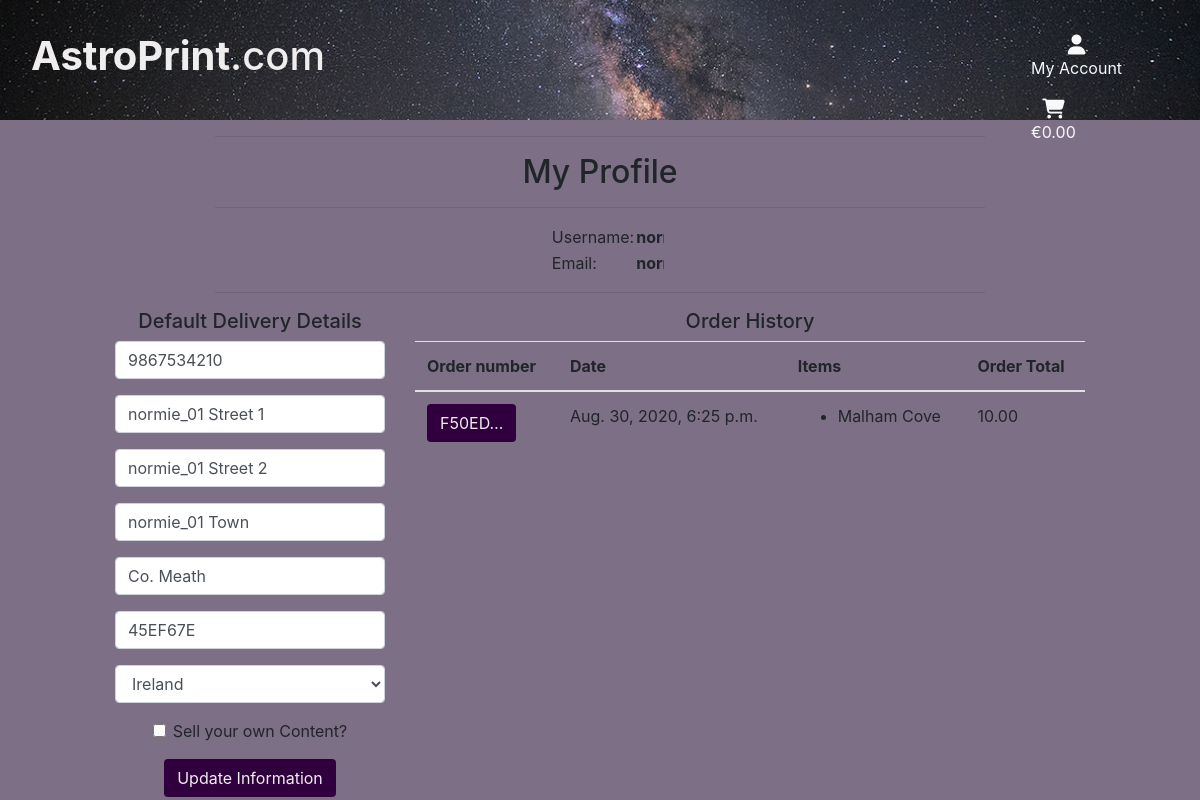
The page /profile/ (signed in) on the database as committed earlier.
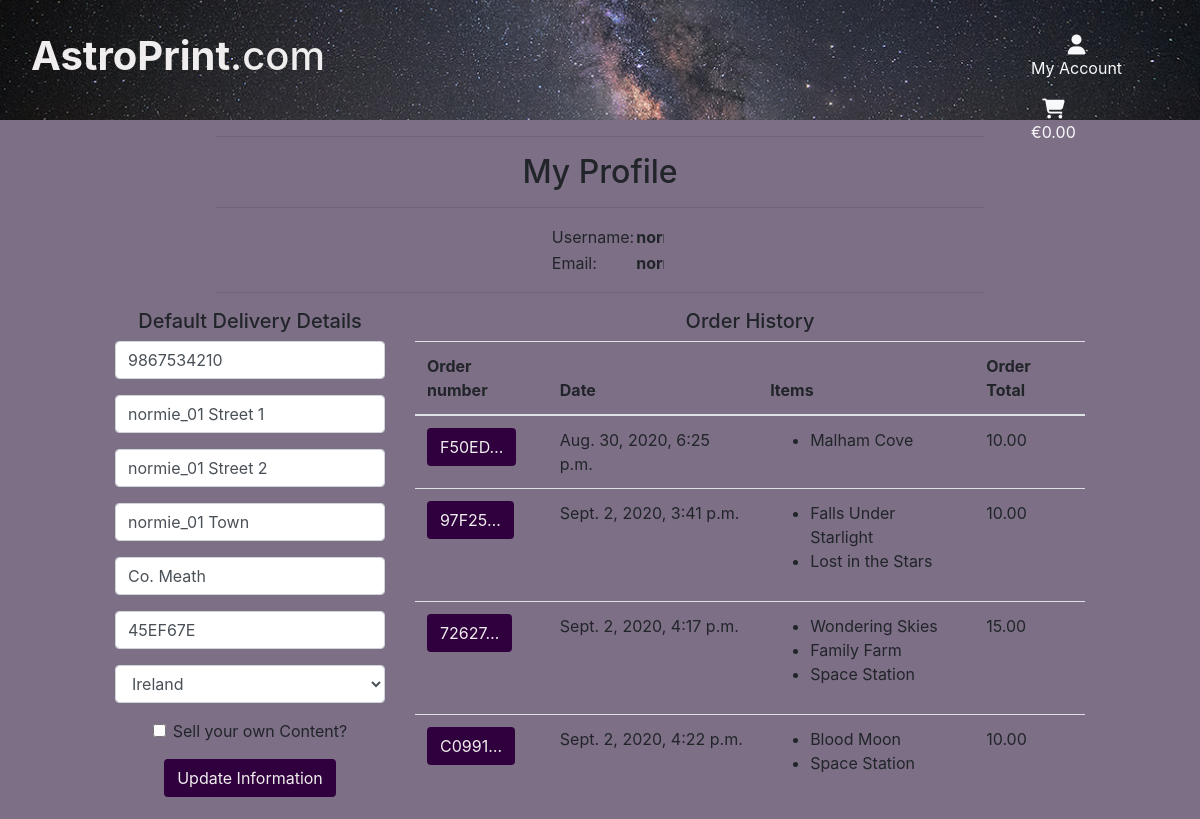
The same page on the database as committed later.
### checkout/models.py (models this page shows, shortened)
class Order(models.Model):
    order_number = models.CharField(max_length=32, null=False, blank=False)
    user_profile = models.ForeignKey(
        UserProfile, on_delete=models.SET_NULL, null=True, blank=True,
        related_name='orders')
    full_name = models.CharField(max_length=50, null=False, blank=False)
    email = models.CharField(max_length=254, null=False, blank=False)
    phone_no = models.CharField(max_length=20, null=False, blank=False)
    street1 = models.CharField(max_length=100, null=False, blank=False)
    street2 = models.CharField(max_length=100, null=True, blank=True)
    town_city = models.CharField(max_length=30, null=False, blank=False)
    county = models.CharField(max_length=30, null=True, blank=True)
    post_code = models.CharField(max_length=8, null=True, blank=True)
    country = CountryField(blank_label='Country', null=False, blank=False)
    date = models.DateTimeField(auto_now_add=True)
    order_total = models.DecimalField(
        max_digits=10, decimal_places=2, null=False, default=0)
    total = models.DecimalField(
        max_digits=10, decimal_places=2, null=False, default=0)
    original_bag = models.TextField(
        null=False, blank=False, default='')
    stripe_pid = models.CharField(
        max_length=254, null=False, blank=False, default='')

class OrderItem(models.Model):
    order = models.ForeignKey(
        Order, null=False, blank=False, on_delete=models.CASCADE,
        related_name='orderitems')
    image = models.ForeignKey(
        Image, null=False, blank=False, on_delete=models.CASCADE)
    quantity = models.IntegerField(null=False, blank=False, default=0)
    orderitem_total = models.DecimalField(
        max_digits=6, decimal_places=2, null=False, blank=False,
        editable=False)
    rating = models.IntegerField(default=0)
    comment = models.TextField(
        null=True, blank=True, max_length=256)
    feedback = models.BooleanField(default=False)

### images/models.py (models this page shows, shortened)
class Image(models.Model):
    prev_img = models.ImageField(verbose_name='', upload_to='user_images/')
    tmnl_img = models.ImageField(verbose_name='', upload_to='user_images/')
    img_title = models.CharField(max_length=75, null=False, blank=False)
    img_taken = models.DateField(null=True, blank=True)
    base_price = models.DecimalField(max_digits=6, decimal_places=2)
    user_id = models.ForeignKey(User, to_field='id', on_delete=models.CASCADE)
    img_status = models.BooleanField(default=False)
    vol_sold = models.IntegerField(default=0)
    img_rating = models.IntegerField(null=False, blank=False, default=0)
    img_data_id = models.ForeignKey(
        'Image_Data', to_field='id', on_delete=models.SET_NULL,
        null=True, blank=True
    )
    date_added = models.DateTimeField(auto_now_add=True)
    last_updated = models.DateTimeField(auto_now=True)

### user_profile/views.py (the view)
# urls.py: path('profile/', include('user_profile.urls')),
@login_required
def profile(request):
    profile = get_object_or_404(UserProfile, user=request.user)
    if request.method == 'POST':
        form = UserProfileForm(request.POST, instance=profile)
        if form.is_valid():
            form.save()
            messages.success(request, 'Profile updated successfully.')
        else:
            messages.error(
                request, 'Update failed. Please enter all required details.'
            )
    else:
        form = UserProfileForm(instance=profile)
    orders = profile.orders.all()
    seller = profile.seller
    template = 'user_profile/profile.html'
    context = {
        'form': form,
        'orders': orders,
        'seller': seller,
        'on_profile_page': True,
    }
    return render(request, template, context)

### user_profile/forms.py
class UserProfileForm(forms.ModelForm):
    class Meta:
        model = UserProfile
        exclude = ('user',)
    def __init__(self, *args, **kwargs):
        super().__init__(*args, **kwargs)
        placeholders = {
            'default_phone_no': 'Phone No.',
            'default_street1': 'Street Address 1',
            'default_street2': 'Street Address 2',
            'default_town_city': 'Town or City',
            'default_county': 'County',
            'default_post_code': 'Post Code',
            'seller': 'Sell your own Content?'
        }
        self.fields['default_phone_no'].widget.attrs['autofocus'] = True
        for field in self.fields:
            if field != 'default_country' and field != 'seller':
                if self.fields[field].required:
                    placeholder = f'{placeholders[field]} *'
                else:
                    placeholder = placeholders[field]
                self.fields[field].widget.attrs['placeholder'] = placeholder
            self.fields[field].widget.attrs['class'] = ''
            self.fields[field].label = False
            if field == 'seller':
                self.fields[field].label = placeholders[field]

### user_profile/templates/user_profile/profile.html (shortened to what this page needs)
{% extends 'base.html' %}
{% load static %}
{% block content %}
    <div class="container-fluid">
        <div class="row">
            <div class="col-12 col-lg-8 offset-lg-2 text-center">
                <hr>
                <h2 class="text-header">My Profile</h2>
                <hr>
                <table class="mb-2 col-12 col-lg-2 offset-lg-5 table-borderless table-responsive text-left">
                    <tr>
                        <td>Username: </td>
                        <th> {{ user }}</th>
                    </tr>
                    <tr>
                        <td>Email: </td>
                        <th>{{ user.email }}</th>
                    </tr>
                </table>
                <hr>
            </div>
        </div>
        <div class="row">
            <div class="col-12 col-lg-3 offset-lg-1 text-center">
                <h5 class="text-header">Default Delivery Details</h5>
                <form class="" action="{% url 'profile' %}" method="POST" id="">
                    {{ form|crispy }}
                    <button class="btn btn-site">Update Information</button>
                </form>
            </div>
            <div class="col-12 col-lg-7">
                <h5 class="text-center text-header">Order History</h5>
                <table class="table">
                    <thead>
                        <tr>
                            <th>Order number</th>
                            <th>Date</th>
                            <th>Items</th>
                            <th>Order Total</th>
                        </tr>
                    </thead>
                    <tbody>
                        {% for order in orders %}
                            <tr>
                                <td>
                                    <a href="{% url 'order_history' order.order_number %}"
                                     title="{{ order.order_number }}" class="btn btn-site" >
                                        {{ order.order_number|truncatechars:6 }}
                                     </a>
                                </td>
                                <td>{{ order.date }}</td>
                                <td>
                                    <ul>
                                        {% for item in order.orderitems.all %}
                                            <li>{{ item.image.img_title }}</li>
                                        {% endfor %}
                                    </ul>
                                </td>
                                <td>{{ order.order_total }}</td>
                            </tr>
                        {% endfor %}
                    </tbody>
                </table>
            </div>
        </div>
    </div>
{% endblock %}

Rows that differ between the two databases and show on the page:
added Order: order_number "97F25…", date "Sept. 2, 2020, 3:41 p.m.", order_total "10.00"
added OrderItem: image.img_title "Falls Under Starlight", shown under "97F25…"
added OrderItem: image.img_title "Lost in the Stars", shown under "97F25…"
added Order: order_number "72627…", date "Sept. 2, 2020, 4:17 p.m.", order_total "15.00"
added OrderItem: image.img_title "Wondering Skies", shown under "72627…"
added OrderItem: image.img_title "Family Farm", shown under "72627…"
added OrderItem: image.img_title "Space Station", shown under "72627…"
added Order: order_number "C0991…", date "Sept. 2, 2020, 4:22 p.m.", order_total "10.00"
added OrderItem: image.img_title "Blood Moon", shown under "C0991…"
added OrderItem: image.img_title "Space Station", shown under "C0991…"
